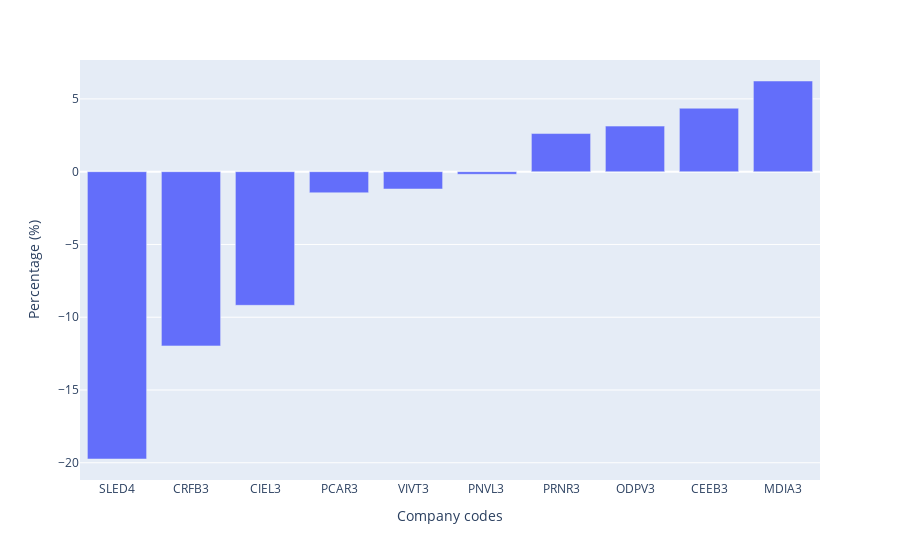

Write notebook code for a chart like this one.
### Code cell
#What are the 10 stocks that had the worst performance in the period?

top_10_worst_performance = stocks_br.sort_values(by=['performance'], ascending=True).head(10)
fig4 = px.bar(top_10_worst_performance, x='codigo', y='performance')
fig4.update_layout(
    yaxis=dict(
        title='Percentage (%)'
    ),
    xaxis=dict(
        title='Company codes'
    ))
fig4.show()
fig4.write_image("./fig4.png")

### Figure 1 — Plotly figure (JSON) as saved in the notebook; plotly's stock layout.template omitted (floating-point values rounded to 4 significant figures)
{"data": [{"alignmentgroup": "True", "hoverlabel": {"namelength": 0}, "hovertemplate": "codigo=%{x}<br>performance=%{y}", "legendgroup": "", "marker": {"color": "#636efa"}, "name": "", "offsetgroup": "", "orientation": "v", "showlegend": false, "textposition": "auto", "type": "bar", "x": ["SLED4", "CRFB3", "CIEL3", "PCAR3", "VIVT3", "PNVL3 ", "PRNR3", "ODPV3", "CEEB3", "MDIA3"], "xaxis": "x", "y": [-19.74, -11.97, -9.18, -1.45, -1.19, -0.18, 2.62, 3.13, 4.36, 6.23], "yaxis": "y"}], "layout": {"barmode": "relative", "legend": {"tracegroupgap": 0}, "margin": {"t": 60}, "xaxis": {"anchor": "y", "domain": [0, 1], "title": {"text": "Company codes"}}, "yaxis": {"anchor": "x", "domain": [0, 1], "title": {"text": "Percentage (%)"}}}}
